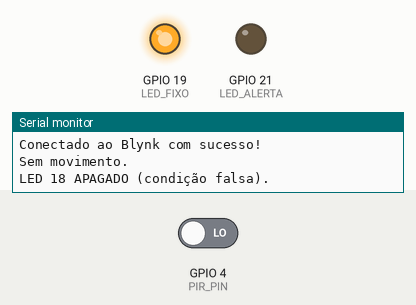
Recording of a sketch running on a simulated ESP32. Parts: output pins drawn as LEDs (lit = HIGH), the last lines printed to the serial monitor. Inputs (shaded band) come from the test bench; at power-on: GPIO 4 (PIR_PIN) LOW. WiFi joins after 1.5 s; servers stay silent unless stated.

Above: at 3.0 s.
3.1 s: GPIO 4 (PIR_PIN) driven HIGH
At 4.3 s:
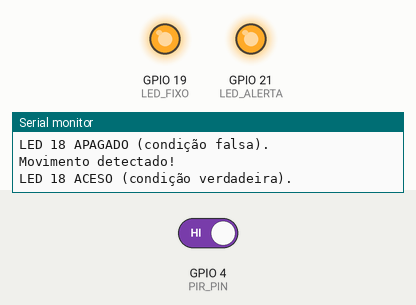
5.3 s: GPIO 4 (PIR_PIN) driven LOW
At 7.1 s:
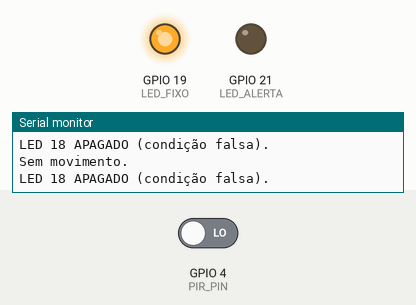
Timing chart, 0 to 8.6 s (numbered marks = the images above; inputs shaded):
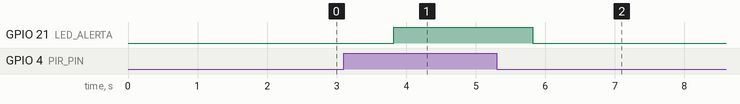

The sketch:

Movimento.ino
```cpp
// ----------------------------------------------------
// CONFIGURAÇÕES DO BLYNK
// ----------------------------------------------------
#define BLYNK_PRINT Serial  // Mostra mensagens do Blynk no Serial Monitor

// Informações do seu template no Blynk
#define BLYNK_TEMPLATE_ID "TMPL2dVP325wU"
#define BLYNK_TEMPLATE_NAME "Movimento"
#define BLYNK_AUTH_TOKEN "##"

// ----------------------------------------------------
// BIBLIOTECAS NECESSÁRIAS
// ----------------------------------------------------
#include <WiFi.h>              // Biblioteca Wi-Fi do ESP32
#include <WiFiClient.h>        // Cliente TCP/IP
#include <BlynkSimpleEsp32.h>  // Integração ESP32 com o Blynk

// ----------------------------------------------------
// CREDENCIAIS DE REDE WI-FI
// ----------------------------------------------------
char ssid[] = "###";      // Nome da rede Wi-Fi
char pass[] = "###";   // Senha da rede Wi-Fi

// ----------------------------------------------------
// DEFINIÇÃO DOS PINOS
// ----------------------------------------------------
const int PIR_PIN = 4;        // Pino do sensor de movimento HC-SR501
const int LED_ALERTA = 21;    // LED de alerta (acende conforme movimento)
const int LED_FIXO = 19;      // LED que fica sempre aceso

// ----------------------------------------------------
// DEFINIÇÃO DE PINOS VIRTUAIS NO BLYNK
// ----------------------------------------------------
#define VIRTUAL_MOVIMENTO V0  // Mostra no app se há movimento
#define VIRTUAL_LOGICA    V1  // Botão no app que inverte a lógica

// ----------------------------------------------------
// VARIÁVEIS GLOBAIS
// ----------------------------------------------------
bool inverterLogica = false;   // false = LED acende com movimento / true = LED acende sem movimento
BlynkTimer timer;              // Controla a execução periódica das funções

/*****************************************************
 * FUNÇÃO: BLYNK_WRITE(V1)
 * OBJETIVO:
 *   Ler o botão no app Blynk (V1) para inverter a lógica
 *****************************************************/
BLYNK_WRITE(VIRTUAL_LOGICA) {
  inverterLogica = param.asInt();  // 0 ou 1 (false/true)

  if (inverterLogica) {
    Serial.println("Modo invertido ativado: LED acende sem movimento.");
  } else {
    Serial.println("Modo normal ativado: LED acende com movimento.");
  }
}

/*****************************************************
 * FUNÇÃO: sendSensor()
 * OBJETIVO:
 *   Ler o sensor PIR, enviar o valor para o Blynk,
 *   e acender/apagar o LED conforme a lógica atual.
 *****************************************************/
void sendSensor() {
  int movimento = digitalRead(PIR_PIN);  // Lê o sensor (1 = movimento detectado, 0 = sem movimento)
  Blynk.virtualWrite(VIRTUAL_MOVIMENTO, movimento); // Envia para o app Blynk

  // Determina se o LED deve acender
  bool acenderLED;

  if (!inverterLogica) {
    // MODO NORMAL → LED acende quando há movimento
    acenderLED = (movimento == HIGH);
  } else {
    // MODO INVERTIDO → LED acende quando NÃO há movimento
    acenderLED = (movimento == LOW);
  }

  // Controla o LED físico
  digitalWrite(LED_ALERTA, acenderLED ? HIGH : LOW);

  // Mensagens no monitor serial
  if (movimento == HIGH) {
    Serial.println("Movimento detectado!");
  } else {
    Serial.println("Sem movimento.");
  }

  if (acenderLED) {
    Serial.println("LED 18 ACESO (condição verdadeira).");
  } else {
    Serial.println("LED 18 APAGADO (condição falsa).");
  }
}

/*****************************************************
 * FUNÇÃO: setup()
 * OBJETIVO:
 *   Inicializar pinos, Wi-Fi, Blynk e timer.
 *****************************************************/
void setup() {
  Serial.begin(9600);
  Serial.println("Iniciando o sistema...");

  // Configuração dos pinos
  pinMode(PIR_PIN, INPUT);        // Sensor PIR como entrada
  pinMode(LED_ALERTA, OUTPUT);    // LED de alerta
  pinMode(LED_FIXO, OUTPUT);      // LED fixo

  // Liga o LED fixo permanentemente
  digitalWrite(LED_FIXO, HIGH);
  Serial.println("LED 19 ligado permanentemente.");

  // Conecta ao Blynk
  Serial.println("Conectando ao Blynk...");
  Blynk.begin(BLYNK_AUTH_TOKEN, ssid, pass);
  Serial.println("Conectado ao Blynk com sucesso!");

  // Executa a leitura do sensor a cada 2 segundos
  timer.setInterval(1000L, sendSensor);
}

/*****************************************************
 * FUNÇÃO: loop()
 * OBJETIVO:
 *   Manter o Blynk e o timer ativos continuamente.
 *****************************************************/
void loop() {
  Blynk.run();  // Mantém a comunicação com o Blynk
  timer.run();  // Executa as funções agendadas
}
```

Measured:
- after the input at 3.1 s, GPIO 21 (LED_ALERTA): LOW → HIGH after 0.72 s
- after the input at 5.3 s, GPIO 21 (LED_ALERTA): HIGH → LOW after 0.52 s
